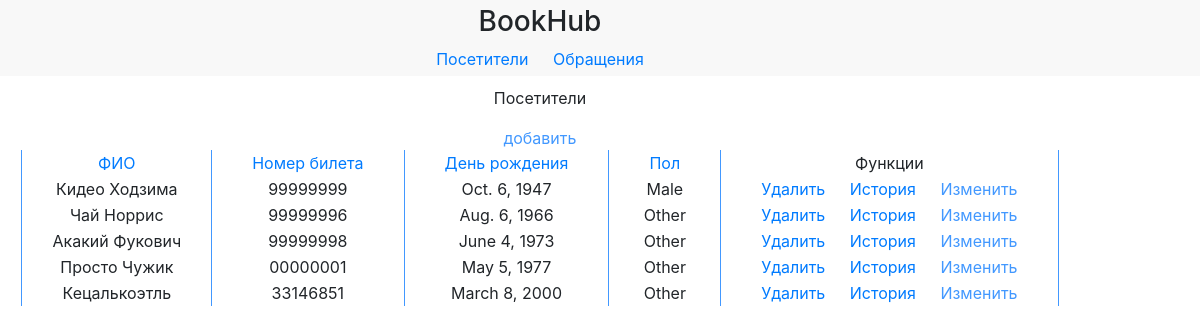
The app's page /visitors/?sort=birthday with its own data.
### app/models.py (models this page shows, shortened)
class Visitor(models.Model):
    fio = models.CharField(
        max_length = 30
        )
    num = models.CharField(
        max_length = 8
    )
    birthday = models.DateField(
    )
    gender = models.CharField(
        max_length = 6,
        choices = gen
    )

### app/views.py (the view)
# urls.py: path('visitors/', VisitorsView, name="visitors"),
def VisitorsView(request):
    if request.method == "POST":
        form = AddVisitorForm(request.POST)
        if form.is_valid():
            form.save()
            return HttpResponseRedirect('/visitors/')
    else:
        try:
            sort_settings = request.GET.get('sort')
            model = sort_visitors(sort_settings)
        except:
            model = Visitor.objects.all()
        form = AddVisitorForm()
        return render(
            request,
            'visitors.html',
            {'form': form , 'model': model}
        )

### app/views.py (called while the page is built)
def sort_visitors(sort_settings):
    return Visitor.objects.order_by(sort_settings)

### app/templates/visitors.html (shortened to what this page needs)
<!DOCTYPE html>
<html>
    <head>
        <link rel="stylesheet" href="https://stackpath.bootstrapcdn.com/bootstrap/4.4.1/css/bootstrap.min.css">
    </head>
    <body>
        <header>
            <div class="content">
                <h3>BookHub</h3>
                <div class="menu">
                    <a href="{% url 'visitors' %}">Посетители</a>
                    <a href="{% url 'usages' %}">Обращения</a>
                </div>
            </div>
        </header>
        <div class="main">
            <div class="content">
                <p>Посетители</p><a style="color: #4298FF;" onclick="openForm()">добавить</a>
                <table>
                    <thead>
                        <tr>
                            <td>
                                <a href="?sort=fio">ФИО</a>
                            </td>
                            <td>
                                <a href="?sort=num">Номер билета</a>
                            </td>
                            <td>
                                <a href="?sort=birthday">День рождения</a>
                            </td>
                            <td>
                                <a href="?sort=gender">Пол</a>
                            </td>
                            <td>Функции</td>
                        </tr>
                    </thead>
                    <tbody>
                        {% if model %}
                        {% for m in model %}
                        <tr>
                            <td>{{ m.fio }}</td>
                            <td>{{ m.num }}</td>
                            <td>{{ m.birthday }}</td>
                            <td>{{ m.gender }}</td>
                            <td>
                                <a href="{% url 'delvisitor' %}?id={{m.id}}">Удалить</a>
                                <a href="{% url 'history' %}?id={{m.id}}">История</a>
                                <a onclick='openCF(this)' class="{{m.id}}" style="color: #4298FF;">Изменить</a>
                            </td>
                        </tr>
                        {% endfor %}
                        {% endif%}
                    </tbody>
                </table>
            </div>
        </div>
    </body>
</html>

### app/templates/visitors.html (style rules this page uses)
header { background-color: #F8F8F8; padding-bottom: 5px; padding-top: 5px; }
.content { width: 90%; text-align: center; }
.main { margin-top: 10px; }
a { margin-left: 10px; margin-right: 10px; }
table { margin: auto; }
td { border-left: 1px solid #4298FF; border-right: 1px solid #4298FF; padding-right: 30px; padding-left: 30px; }

### records on screen
Visitor: fio "Кидео Ходзима", num "99999999", birthday "Oct. 6, 1947", gender "Male"
Visitor: fio "Чай Норрис", num "99999996", birthday "Aug. 6, 1966", gender "Other"
Visitor: fio "Акакий Фукович", num "99999998", birthday "June 4, 1973", gender "Other"
Visitor: fio "Просто Чужик", num "00000001", birthday "May 5, 1977", gender "Other"
Visitor: fio "Кецалькоэтль", num "33146851", birthday "March 8, 2000", gender "Other"
